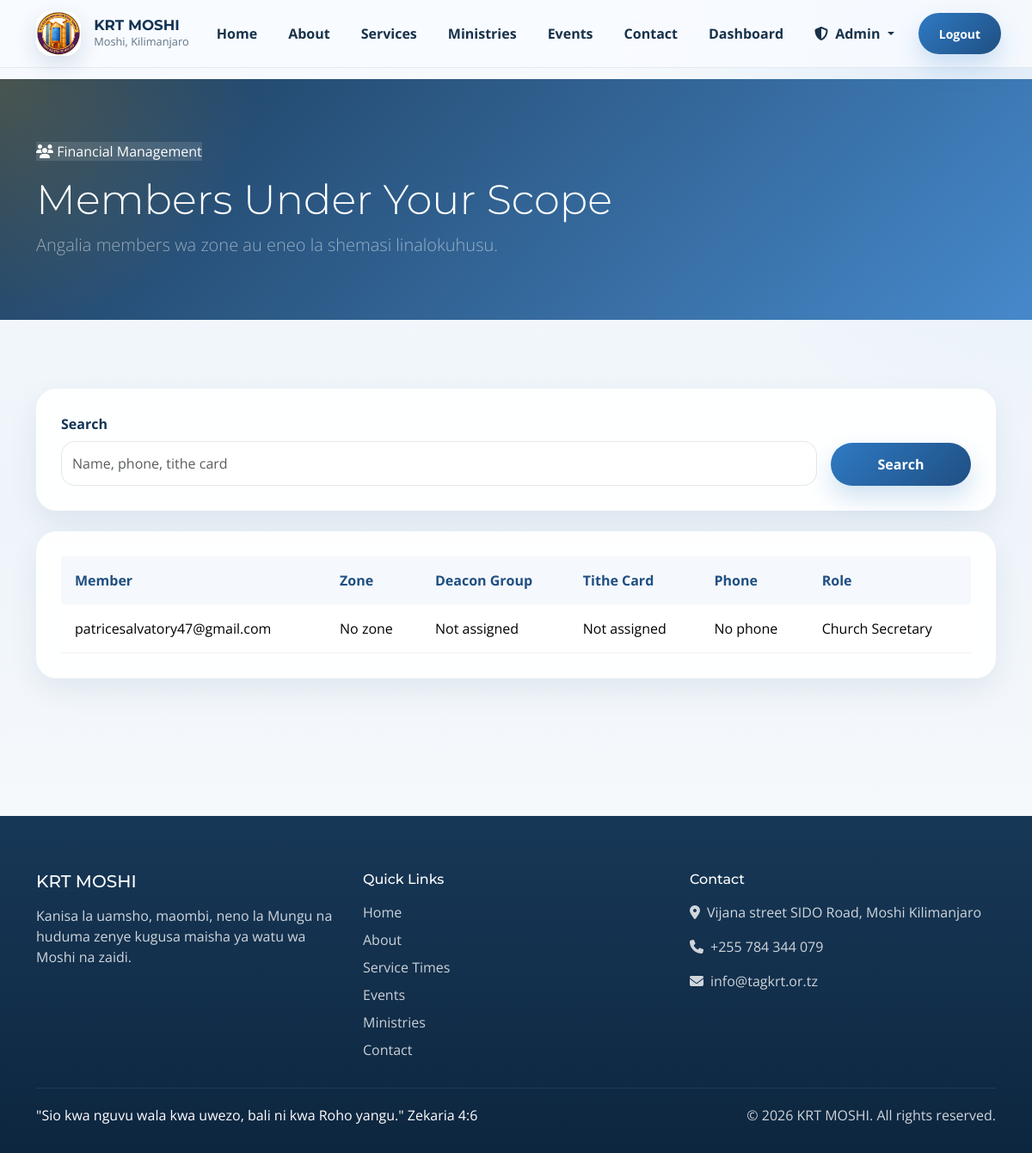
The page /dashboard/financial/members/ (signed in) on the database its author committed.
### core/models.py (models this page shows, shortened)
class SiteConfig(models.Model):
    site_name = models.CharField(max_length=200, default="VCCT Mbezi Beach")
    site_logo = ResizedImageField(
        size=[200, 200],
        quality=85,
        upload_to='config/',
        blank=True,
        null=True,
        help_text="Logo size: 200x200 pixels"
    )
    site_favicon = ResizedImageField(
        size=[64, 64],
        quality=85,
        upload_to='config/',
        blank=True,
        null=True,
        help_text="Favicon size: 64x64 pixels"
    )
    hero_bg_image = ResizedImageField(
        size=[1920, 1080],
        quality=85,
        upload_to='config/',
        blank=True,
        null=True,
        help_text="Hero background size: 1920x1080 pixels"
    )
    contact_email = models.EmailField(default="info@tagkrt.or.tz")
    contact_phone = models.CharField(max_length=20, default="+255 784 344 079")
    address = models.TextField(default="Vijana street SIDO Road, Moshi Kilimanjaro")
    facebook_url = models.URLField(blank=True, null=True)
    twitter_url = models.URLField(blank=True, null=True)
    instagram_url = models.URLField(blank=True, null=True)
    youtube_url = models.URLField(blank=True, null=True)
    whatsapp_number = models.CharField(max_length=20, blank=True, null=True)
    about_us = RichTextUploadingField(blank=True, null=True)
    mission = RichTextUploadingField(blank=True, null=True)
    vision = RichTextUploadingField(blank=True, null=True)
    updated_at = models.DateTimeField(auto_now=True)
    class Meta:
        verbose_name = "Site Configuration"
        verbose_name_plural = "Site Configuration"

### accounts/models.py (models this page shows, shortened)
class UserProfile(models.Model):
    ROLE_CHOICES = [
        ('member', 'Church Member'),
        ('pastor', 'Pastor'),
        ('assistant_pastor', 'Assistant Pastor'),
        ('elder_council', 'Baraza la Wazee'),
        ('institution_manager', 'Institution Management'),
        ('secretary', 'Church Secretary'),
        ('accountant', 'Church Accountant'),
        ('zone_leader', 'Zone Leader'),
        ('deacon_leader', 'Deacon Leader'),
    ]
    MARITAL_STATUS_CHOICES = [
        ('single', 'Single'),
        ('married', 'Married'),
        ('widowed', 'Widowed'),
        ('divorced', 'Divorced'),
    ]
    user = models.OneToOneField(User, on_delete=models.CASCADE)
    role = models.CharField(max_length=30, choices=ROLE_CHOICES, default='member')
    phone = models.CharField(max_length=20, blank=True)
    church_branch = models.CharField(max_length=100, blank=True)
    zone = models.ForeignKey(Zone, on_delete=models.CASCADE, blank=True, null=True)
    deacon_group = models.ForeignKey('DeaconGroup', on_delete=models.SET_NULL, blank=True, null=True, related_name='members')
    ministry_role = models.ForeignKey(Ministry, on_delete=models.SET_NULL, blank=True, null=True)
    marital_status = models.CharField(max_length=20, choices=MARITAL_STATUS_CHOICES, blank=True)
    spouse_name = models.CharField(max_length=150, blank=True)
    occupation = models.CharField(max_length=150, blank=True)
    tithe_card_number = models.CharField(max_length=50, blank=True, unique=True, null=True)
    date_of_birth = models.DateField(blank=True, null=True)
    joined_at = models.DateField(auto_now_add=True)

### core/views.py (the view, shortened to what this page needs)
# urls.py: path('dashboard/financial/members/', views.financial_members, name='financial_members'),
@login_required
def financial_members(request):
    profile = get_user_profile(request.user)
    if not profile or profile.role not in {'secretary', 'accountant', 'zone_leader', 'deacon_leader'}:
        messages.error(request, 'You do not have permission to view finance members.')
        return redirect('core:dashboard')
    site_config = get_site_config()
    zone_scope, deacon_scope = get_user_scope(profile, request.user)
    members = UserProfile.objects.select_related('user', 'zone', 'deacon_group', 'ministry_role').order_by('user__first_name', 'user__last_name', 'user__username')
    members = filter_members_by_scope(members, zone_scope, deacon_scope)
    query = request.GET.get('q', '').strip()
    context = {
        'site_config': site_config,
        'profile': profile,
        'members': paginate_queryset(request, members, 12),
        'query': query,
        'zone_scope': zone_scope,
        'deacon_scope': deacon_scope,
    }
    return render(request, 'core/financial_members.html', context)

### templates/core/financial_members.html (shortened to what this page needs)
{% extends "base.html" %}
{% block content %}
<section class="page-hero">
    <div class="container">
        <span class="eyebrow"><i class="fas fa-users"></i> Financial Management</span>
        <h1 class="display-5 text-white mt-3">Members Under Your Scope</h1>
        <p class="lead text-white-50">Angalia members wa zone au eneo la shemasi linalokuhusu.</p>
    </div>
</section>
<section class="site-section">
    <div class="container">
        <div class="content-panel mb-4">
            <form method="get" class="row g-3">
                <div class="col-lg-10"><label class="form-label">Search</label><input type="text" class="form-control" name="q" value="{{ query }}" placeholder="Name, phone, tithe card"></div>
                <div class="col-lg-2 d-flex align-items-end"><button type="submit" class="btn btn-primary w-100">Search</button></div>
            </form>
        </div>
        <div class="content-panel">
            <div class="table-responsive">
                <table class="table">
                    <thead><tr><th>Member</th><th>Zone</th><th>Deacon Group</th><th>Tithe Card</th><th>Phone</th><th>Role</th></tr></thead>
                    <tbody>
                        {% for item in members %}
                        <tr>
                            <td>{{ item.user.get_full_name|default:item.user.username }}</td>
                            <td>{{ item.zone.name|default:"No zone" }}</td>
                            <td>{{ item.deacon_group.name|default:"Not assigned" }}</td>
                            <td>{{ item.tithe_card_number|default:"Not assigned" }}</td>
                            <td>{{ item.phone|default:"No phone" }}</td>
                            <td>{{ item.get_role_display }}</td>
                        </tr>
                        {% empty %}
                        <tr><td colspan="6" class="text-center py-4 text-muted">Hakuna members waliopatikana.</td></tr>
                        {% endfor %}
                    </tbody>
                </table>
            </div>
        </div>
    </div>
</section>
{% endblock %}

### templates/base.html (shortened to what this page needs)
<!DOCTYPE html>
{% load static %}
<html lang="en">
<head>
    <link href="https://cdn.jsdelivr.net/npm/bootstrap@5.3.3/dist/css/bootstrap.min.css" rel="stylesheet">
    <link rel="stylesheet" href="https://cdnjs.cloudflare.com/ajax/libs/font-awesome/6.5.2/css/all.min.css">
    <link rel="stylesheet" href="{% static 'css/style.css' %}">
</head>
<body>
    <nav class="navbar navbar-expand-lg fixed-top">
        <div class="container">
            <a class="navbar-brand d-flex align-items-center" href="{% url 'core:home' %}">
                {% if site_config.site_logo %}
                <img src="{{ site_config.site_logo.url }}" alt="{{ site_config.site_name|default:'KRT Logo' }}">
                {% endif %}
                <div>
                    <div class="navbar-brand-text">{{ site_config.site_name|default:"Kilimanjaro Revival Temple" }}</div>
                    <div class="navbar-brand-subtitle">Moshi, Kilimanjaro</div>
                </div>
            </a>
            <div class="collapse navbar-collapse" id="navbarMain">
                <ul class="navbar-nav ms-auto align-items-lg-center gap-lg-1">
                    <li class="nav-item"><a class="nav-link" href="{% url 'core:home' %}">Home</a></li>
                    <li class="nav-item"><a class="nav-link" href="{% url 'core:about' %}">About</a></li>
                    <li class="nav-item"><a class="nav-link" href="{% url 'core:services' %}">Services</a></li>
                    <li class="nav-item"><a class="nav-link" href="{% url 'core:ministries' %}">Ministries</a></li>
                    <li class="nav-item"><a class="nav-link" href="{% url 'core:events' %}">Events</a></li>
                    <li class="nav-item"><a class="nav-link" href="{% url 'core:contact' %}">Contact</a></li>
                    {% if user.is_authenticated %}
                    <li class="nav-item"><a class="nav-link" href="{% url 'core:dashboard' %}">Dashboard</a></li>
                    {% if user.is_staff or user.is_superuser %}
                    <li class="nav-item dropdown">
                        <a class="nav-link dropdown-toggle" href="#" role="button" data-bs-toggle="dropdown" aria-expanded="false">
                            <i class="fas fa-shield-alt me-1"></i> Admin
                        </a>
                    </li>
                    {% endif %}
                    <li class="nav-item ms-lg-2">
                        <form method="post" action="{% url 'accounts:logout' %}">
                            <button type="submit" class="btn btn-primary btn-sm px-4">Logout</button>
                        </form>
                    </li>
                    {% else %}
                    <li class="nav-item"><a class="nav-link" href="{% url 'accounts:login' %}">Login</a></li>
                    <li class="nav-item ms-lg-2"><a class="btn btn-primary btn-sm px-4" href="{% url 'accounts:signup' %}">Join Us</a></li>
                    {% endif %}
                </ul>
            </div>
        </div>
    </nav>
    <div class="page-shell">
        <main class="page-content">
            {% block content %}{% endblock %}
        </main>
        <footer class="footer-shell">
            <div class="container">
                <div class="row g-4">
                    <div class="col-lg-4">
                        <h5 class="mb-3">{{ site_config.site_name|default:"Kilimanjaro Revival Temple" }}</h5>
                        <p class="mb-4">Kanisa la uamsho, maombi, neno la Mungu na huduma zenye kugusa maisha ya watu wa Moshi na zaidi.</p>
                    </div>
                    <div class="col-lg-4">
                        <h6 class="mb-3">Quick Links</h6>
                        <div class="footer-links d-grid gap-2">
                            <a href="{% url 'core:home' %}">Home</a>
                            <a href="{% url 'core:about' %}">About</a>
                            <a href="{% url 'core:services' %}">Service Times</a>
                            <a href="{% url 'core:events' %}">Events</a>
                            <a href="{% url 'core:ministries' %}">Ministries</a>
                            <a href="{% url 'core:contact' %}">Contact</a>
                        </div>
                    </div>
                    <div class="col-lg-4">
                        <h6 class="mb-3">Contact</h6>
                        <div class="d-grid gap-3">
                            <div><i class="fas fa-location-dot me-2"></i>{{ site_config.address|default:"Vijana Street, SIDO Road, Moshi Kilimanjaro" }}</div>
                            <div><i class="fas fa-phone me-2"></i>{{ site_config.contact_phone|default:"+255 784 344 079" }}</div>
                            <div><i class="fas fa-envelope me-2"></i>{{ site_config.contact_email|default:"info@tagkrt.or.tz" }}</div>
                        </div>
                    </div>
                </div>
                <div class="footer-bottom d-flex flex-column flex-md-row justify-content-between gap-2">
                    <div class="footer-verse">"Sio kwa nguvu wala kwa uwezo, bali ni kwa Roho yangu." Zekaria 4:6</div>
                    <div>&copy; {% now "Y" %} {{ site_config.site_name|default:"Kilimanjaro Revival Temple" }}. All rights reserved.</div>
                </div>
            </div>
        </footer>
    </div>
</body>
</html>

### rows shown on the page
SiteConfig: site_logo (picture), site_name "KRT MOSHI", address "Vijana street SIDO Road, Moshi Kilimanjaro", contact_phone "+255 784 344 079", contact_email "info@tagkrt.or.tz"
UserProfile: user.get_full_name "patricesalvatory47@gmail.com", zone.name "No zone", deacon_group.name "Not assigned", tithe_card_number "Not assigned", phone "No phone", role "Church Secretary"
